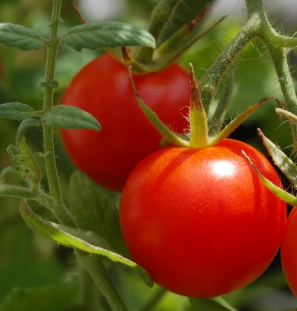
#> input picture backend/image.png, 297 x 311 px
$ python detect_candidate_crops.py --image ../../backend/image.png --output-dir out
#> lines starting #> are read from the running program, lines starting #| are printed output that depends on the picture; after the words box and inside, x2 and y2 are one past the last pixel; in counts of white or black regions, pixels touching at a corner belong together
# Experimental only. Not used in the current single-instance baseline pipeline.
import argparse
import csv
from pathlib import Path

import cv2
import numpy as np


DEFAULT_MIN_AREA = 1500
DEFAULT_MIN_WIDTH = 30
DEFAULT_MIN_HEIGHT = 30
DEFAULT_PADDING = 20
MIN_ASPECT_RATIO = 0.40
MAX_ASPECT_RATIO = 2.50
MAX_AREA_RATIO = 0.90


def parse_args() -> argparse.Namespace:
    parser = argparse.ArgumentParser(
        description="Detect candidate tomato fruit crops using classical OpenCV."
    )
    parser.add_argument("--image", required=True, help="Path to the source image.")
    parser.add_argument("--output-dir", required=True, help="Directory where crops will be saved.")
    parser.add_argument(
        "--min-area",
        type=int,
        default=DEFAULT_MIN_AREA,
        help=f"Minimum bounding-box area to keep. Default: {DEFAULT_MIN_AREA}",
    )
    parser.add_argument(
        "--min-width",
        type=int,
        default=DEFAULT_MIN_WIDTH,
        help=f"Minimum bounding-box width to keep. Default: {DEFAULT_MIN_WIDTH}",
    )
    parser.add_argument(
        "--min-height",
        type=int,
        default=DEFAULT_MIN_HEIGHT,
        help=f"Minimum bounding-box height to keep. Default: {DEFAULT_MIN_HEIGHT}",
    )
    parser.add_argument(
        "--padding",
        type=int,
        default=DEFAULT_PADDING,
        help=f"Padding in pixels added around accepted boxes. Default: {DEFAULT_PADDING}",
    )
    parser.add_argument(
        "--save-debug",
        action="store_true",
        help="Save debug_mask.png and debug_boxes.jpg.",
    )
    return parser.parse_args()


def ensure_file_exists(path: Path, description: str) -> None:
    if not path.exists():
        raise FileNotFoundError(f"Missing {description}: {path}")


def load_source_image(image_path: Path) -> np.ndarray:
    ensure_file_exists(image_path, "source image")

    image = cv2.imread(str(image_path))
    if image is None:
        raise ValueError(f"Could not read image with OpenCV: {image_path}")

    return image


def build_color_mask(image_bgr: np.ndarray) -> np.ndarray:
    hsv = cv2.cvtColor(image_bgr, cv2.COLOR_BGR2HSV)

    red_lower_1 = np.array([0, 70, 40], dtype=np.uint8)
    red_upper_1 = np.array([10, 255, 255], dtype=np.uint8)
    red_lower_2 = np.array([160, 70, 40], dtype=np.uint8)
    red_upper_2 = np.array([180, 255, 255], dtype=np.uint8)
    orange_lower = np.array([10, 80, 50], dtype=np.uint8)
    orange_upper = np.array([25, 255, 255], dtype=np.uint8)

    red_mask_1 = cv2.inRange(hsv, red_lower_1, red_upper_1)
    red_mask_2 = cv2.inRange(hsv, red_lower_2, red_upper_2)
    orange_mask = cv2.inRange(hsv, orange_lower, orange_upper)

    combined_mask = cv2.bitwise_or(red_mask_1, red_mask_2)
    combined_mask = cv2.bitwise_or(combined_mask, orange_mask)

    kernel_open = cv2.getStructuringElement(cv2.MORPH_ELLIPSE, (5, 5))
    kernel_close = cv2.getStructuringElement(cv2.MORPH_ELLIPSE, (9, 9))
    combined_mask = cv2.morphologyEx(combined_mask, cv2.MORPH_OPEN, kernel_open, iterations=1)
    combined_mask = cv2.morphologyEx(combined_mask, cv2.MORPH_CLOSE, kernel_close, iterations=2)
    return combined_mask


def add_padding_and_clip(
    box: tuple[int, int, int, int],
    image_width: int,
    image_height: int,
    padding: int,
) -> tuple[int, int, int, int]:
    x1, y1, x2, y2 = box
    return (
        max(0, x1 - padding),
        max(0, y1 - padding),
        min(image_width, x2 + padding),
        min(image_height, y2 + padding),
    )


def is_reasonable_aspect_ratio(width: int, height: int) -> bool:
    if height <= 0:
        return False
    aspect_ratio = width / height
    return MIN_ASPECT_RATIO <= aspect_ratio <= MAX_ASPECT_RATIO


def find_candidate_boxes(
    mask: np.ndarray,
    image_width: int,
    image_height: int,
    min_area: int,
    min_width: int,
    min_height: int,
    padding: int,
) -> tuple[list[tuple[int, int, int, int]], int]:
    contours, _ = cv2.findContours(mask, cv2.RETR_EXTERNAL, cv2.CHAIN_APPROX_SIMPLE)
    accepted_boxes: list[tuple[int, int, int, int]] = []
    image_area = image_width * image_height

    for contour in contours:
        x, y, width, height = cv2.boundingRect(contour)
        area = width * height

        if area < min_area:
            continue

        if width < min_width or height < min_height:
            continue

        if area / image_area > MAX_AREA_RATIO:
            continue

        if not is_reasonable_aspect_ratio(width, height):
            continue

        padded_box = add_padding_and_clip(
            box=(x, y, x + width, y + height),
            image_width=image_width,
            image_height=image_height,
            padding=padding,
        )
        accepted_boxes.append(padded_box)

    accepted_boxes.sort(key=lambda box: (box[1], box[0]))
    return accepted_boxes, len(contours)


def determine_processing_mode(crops_found: int) -> str:
    if crops_found == 1:
        return "SINGLE_INSTANCE"

    if crops_found > 1:
        return "MULTI_INSTANCE"

    return "FALLBACK_WHOLE_IMAGE"


def save_crops(
    image_bgr: np.ndarray,
    source_image: Path,
    output_dir: Path,
    boxes: list[tuple[int, int, int, int]],
    processing_mode: str,
) -> list[dict]:
    output_dir.mkdir(parents=True, exist_ok=True)
    metadata_rows: list[dict] = []

    if not boxes and processing_mode == "FALLBACK_WHOLE_IMAGE":
        image_height, image_width = image_bgr.shape[:2]
        boxes = [(0, 0, image_width, image_height)]

    for index, (x1, y1, x2, y2) in enumerate(boxes, start=1):
        crop = image_bgr[y1:y2, x1:x2]
        if crop.size == 0:
            continue

        crop_id = f"crop_{index:03d}"
        crop_path = output_dir / f"{crop_id}.jpg"
        saved = cv2.imwrite(str(crop_path), crop)
        if not saved:
            raise RuntimeError(f"Failed to save crop image: {crop_path}")

        height, width = crop.shape[:2]
        metadata_rows.append({
            "crop_id": crop_id,
            "source_image": str(source_image),
            "crop_path": str(crop_path.resolve()),
            "x1": x1,
            "y1": y1,
            "x2": x2,
            "y2": y2,
            "width": width,
            "height": height,
            "area": width * height,
        })

    return metadata_rows


def save_metadata_csv(output_dir: Path, rows: list[dict]) -> Path:
    csv_path = output_dir / "crops_metadata.csv"
    fieldnames = [
        "crop_id",
        "source_image",
        "crop_path",
        "x1",
        "y1",
        "x2",
        "y2",
        "width",
        "height",
        "area",
    ]

    with csv_path.open("w", newline="", encoding="utf-8") as file_handle:
        writer = csv.DictWriter(file_handle, fieldnames=fieldnames)
        writer.writeheader()
        writer.writerows(rows)

    return csv_path


def save_debug_outputs(
    image_bgr: np.ndarray,
    mask: np.ndarray,
    metadata_rows: list[dict],
    output_dir: Path,
) -> None:
    mask_path = output_dir / "debug_mask.png"
    boxes_path = output_dir / "debug_boxes.jpg"

    saved_mask = cv2.imwrite(str(mask_path), mask)
    if not saved_mask:
        raise RuntimeError(f"Failed to save debug mask: {mask_path}")

    debug_image = image_bgr.copy()
    for row in metadata_rows:
        x1 = int(row["x1"])
        y1 = int(row["y1"])
        x2 = int(row["x2"])
        y2 = int(row["y2"])
        crop_id = str(row["crop_id"])

        cv2.rectangle(debug_image, (x1, y1), (x2, y2), (0, 255, 0), 2)
        cv2.putText(
            debug_image,
            crop_id,
            (x1, max(20, y1 - 8)),
            cv2.FONT_HERSHEY_SIMPLEX,
            0.6,
            (0, 255, 0),
            2,
            cv2.LINE_AA,
        )

    saved_boxes = cv2.imwrite(str(boxes_path), debug_image)
    if not saved_boxes:
        raise RuntimeError(f"Failed to save debug boxes image: {boxes_path}")


def print_summary(
    source_image: Path,
    contours_found: int,
    accepted_crops: int,
    processing_mode: str,
    output_dir: Path,
) -> None:
    print("[CANDIDATE CROPPER]")
    print(f"source_image: {source_image}")
    print(f"contours_found: {contours_found}")
    print(f"accepted_crops: {accepted_crops}")
    print(f"processing_mode: {processing_mode}")
    print(f"output_dir: {output_dir}")


def main() -> None:
    args = parse_args()

    image_path = Path(args.image).expanduser().resolve()
    output_dir = Path(args.output_dir).expanduser().resolve()

    if args.min_area <= 0:
        raise ValueError("--min-area must be a positive integer")
    if args.min_width <= 0:
        raise ValueError("--min-width must be a positive integer")
    if args.min_height <= 0:
        raise ValueError("--min-height must be a positive integer")
    if args.padding < 0:
        raise ValueError("--padding must be zero or a positive integer")

    source_image = load_source_image(image_path)
#> in load_source_image, image is the input picture: shape (311, 297, 3); mean B, G, R 26.9, 68.9, 113.4
    image_height, image_width = source_image.shape[:2]
#> image_height = 311; image_width = 297
    mask = build_color_mask(source_image)
#> in build_color_mask, `hsv = cv2.cvtColor(image_bgr, cv2.COLOR_BGR2HSV)`: hsv: shape (311, 297, 3); mean H, S, V 23.9, 194.4, 120.6
#> in build_color_mask, `red_mask_1 = cv2.inRange(hsv, red_lower_1, red_upper_1)`:
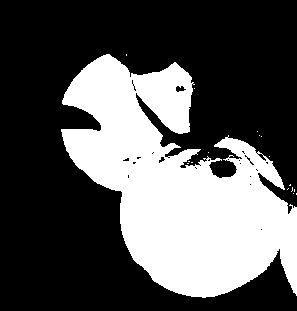
#> red_mask_1: shape (311, 297); 34.1% white; 17 white regions (16 under 20 px), largest, box (x1, y1, x2, y2) and area: (61, 54, 297, 298) 31456
#> in build_color_mask, `red_mask_2 = cv2.inRange(hsv, red_lower_2, red_upper_2)`:
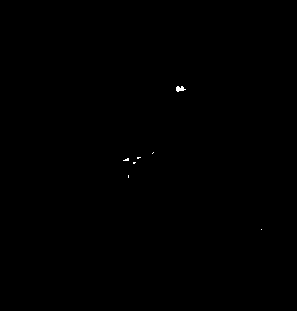
#> red_mask_2: shape (311, 297); 0.07% white in thin lines or dots, all inside (x1, y1, x2, y2) = (123, 86, 262, 230)
#> in build_color_mask, `orange_mask = cv2.inRange(hsv, orange_lower, orange_upper)`:
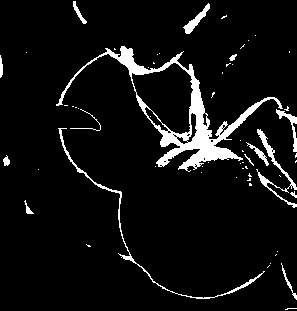
#> orange_mask: shape (311, 297); 6.6% white; 60 white regions (45 under 20 px), largest, box (x1, y1, x2, y2) and area: (56, 46, 283, 172) 3817, (58, 128, 265, 299) 647, (256, 129, 297, 208) 482
#> in build_color_mask, `combined_mask = cv2.bitwise_or(red_mask_1, red_mask_2)`: combined_mask: shape (311, 297); 34.2% white; 17 white regions (16 under 20 px), largest, box (x1, y1, x2, y2) and area: (61, 54, 297, 298) 31524
#> in build_color_mask, `combined_mask = cv2.bitwise_or(combined_mask, orange_mask)`:
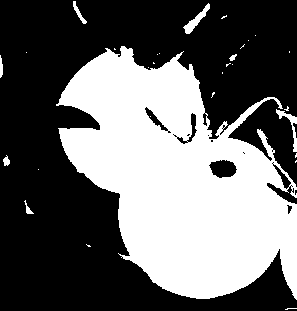
#> combined_mask: shape (311, 297); 40.2% white; 30 white regions (22 under 20 px), largest, box (x1, y1, x2, y2) and area: (56, 46, 297, 300) 36318, (183, 3, 210, 34) 231, (276, 109, 297, 152) 210
#> in build_color_mask, `combined_mask = cv2.morphologyEx(combined_mask, cv2.MORPH_OPEN, kernel..`:
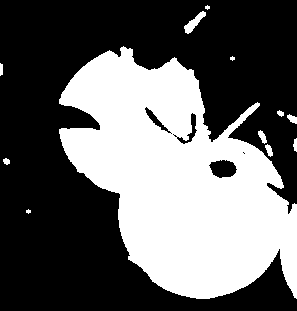
#> combined_mask: shape (311, 297); 39.2% white; 12 white regions (3 under 20 px), largest, box (x1, y1, x2, y2) and area: (59, 46, 297, 299) 35626, (184, 11, 206, 34) 190, (258, 130, 267, 144) 69
#> in build_color_mask, `combined_mask = cv2.morphologyEx(combined_mask, cv2.MORPH_CLOSE, kerne..`:
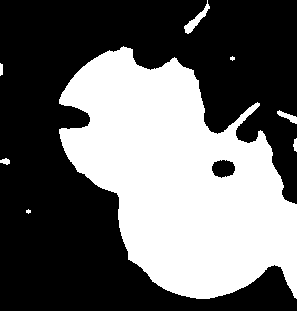
#> combined_mask: shape (311, 297); 40.5% white; 8 white regions (2 under 20 px)
    boxes, contours_found = find_candidate_boxes(
        mask=mask,
        image_width=image_width,
        image_height=image_height,
        min_area=args.min_area,
        min_width=args.min_width,
        min_height=args.min_height,
        padding=args.padding,
    )
#> in find_candidate_boxes, `contours, _ = cv2.findContours(mask, cv2.RETR_EXTERNAL, cv2.CHAIN_APPR..`: contours = 8 contours, 2 with area under 20; largest, box (x1, y1, x2, y2) and area: (59, 46, 297, 299) 36721, (184, 0, 210, 34) 190, (277, 110, 297, 124) 92, (0, 158, 10, 165) 36, (293, 138, 297, 152) 26, (0, 63, 3, 76) 21
#> the loop in find_candidate_boxes, `for contour in contours:` made 8 passes
#> (x, y, width, height, area) on passes 1, 2, 3, 4, 5, 6, 8: (26, 209, 5, 5, 25), (0, 158, 10, 7, 70), (293, 138, 4, 14, 56), (277, 110, 20, 14, 280), (0, 63, 3, 13, 39), (230, 56, 5, 5, 25), (184, 0, 26, 34, 884)
#> (x, y, width, height, area, aspect_ratio in is_reasonable_aspect_ratio, x1 in add_padding_and_clip, y1 in add_padding_and_clip) on pass 7: (59, 46, 238, 253, 60214, 0.941, 59, 46)
#> after the loop in find_candidate_boxes, `for contour in contours:`: accepted_boxes = [(39, 26, 297, 311)]
#> boxes = [(39, 26, 297, 311)]; contours_found = 8

    processing_mode = determine_processing_mode(len(boxes))
#> processing_mode = 'SINGLE_INSTANCE'
    metadata_rows = save_crops(
        image_bgr=source_image,
        source_image=image_path,
        output_dir=output_dir,
        boxes=boxes,
        processing_mode=processing_mode,
    )
#> the loop in save_crops, `for index, (x1, y1, x2, y2) in enumerate(boxes, start=1):` made 1 pass
#> (index, x1, y1, x2, y2, crop_id, height, width) on pass 1: (1, 39, 26, 297, 311, 'crop_001', 285, 258)
#> pass 1, in save_crops, `crop = image_bgr[y1:y2, x1:x2]`:
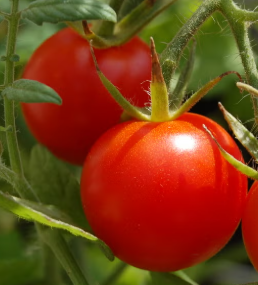
#> crop: shape (285, 258, 3); mean B, G, R 23, 63.1, 121.9
#> after the loop in save_crops, `for index, (x1, y1, x2, y2) in enumerate(boxes, start=1):`: metadata_rows = 1 item
#> metadata_rows = 1 item
    save_metadata_csv(output_dir, metadata_rows)

    if args.save_debug:
        save_debug_outputs(
            image_bgr=source_image,
            mask=mask,
            metadata_rows=metadata_rows,
            output_dir=output_dir,
        )

    print_summary(
        source_image=image_path,
        contours_found=contours_found,
        accepted_crops=len(metadata_rows),
        processing_mode=processing_mode,
        output_dir=output_dir,
    )
#| contours_found: 8


if __name__ == "__main__":
    main()
